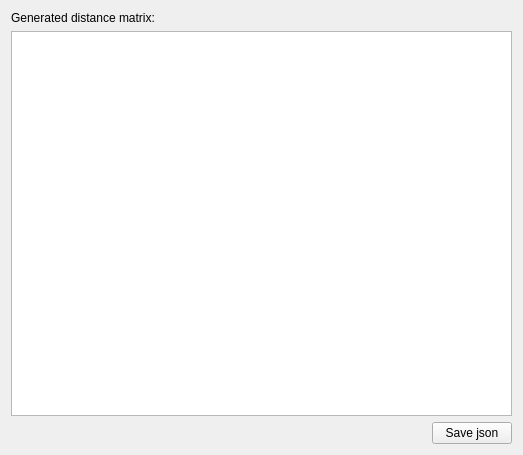
<?xml version="1.0" encoding="UTF-8"?>
<ui version="4.0">
 <class>DistanceMatrixClass</class>
 <widget class="QWidget" name="DistanceMatrixClass">
  <property name="geometry">
   <rect>
    <x>0</x>
    <y>0</y>
    <width>523</width>
    <height>455</height>
   </rect>
  </property>
  <property name="windowTitle">
   <string>Form</string>
  </property>
  <layout class="QGridLayout" name="gridLayout">
   <item row="0" column="0">
    <layout class="QVBoxLayout" name="verticalLayout">
     <item>
      <widget class="QLabel" name="label">
       <property name="text">
        <string>Generated distance matrix:</string>
       </property>
      </widget>
     </item>
     <item>
      <widget class="QTableWidget" name="tableWidget"/>
     </item>
     <item>
      <layout class="QHBoxLayout" name="horizontalLayout">
       <item>
        <spacer name="horizontalSpacer">
         <property name="orientation">
          <enum>Qt::Horizontal</enum>
         </property>
         <property name="sizeHint" stdset="0">
          <size>
           <width>40</width>
           <height>20</height>
          </size>
         </property>
        </spacer>
       </item>
       <item>
        <widget class="QPushButton" name="saveButton">
         <property name="text">
          <string>Save json</string>
         </property>
        </widget>
       </item>
      </layout>
     </item>
    </layout>
   </item>
  </layout>
 </widget>
 <resources/>
 <connections/>
</ui>
